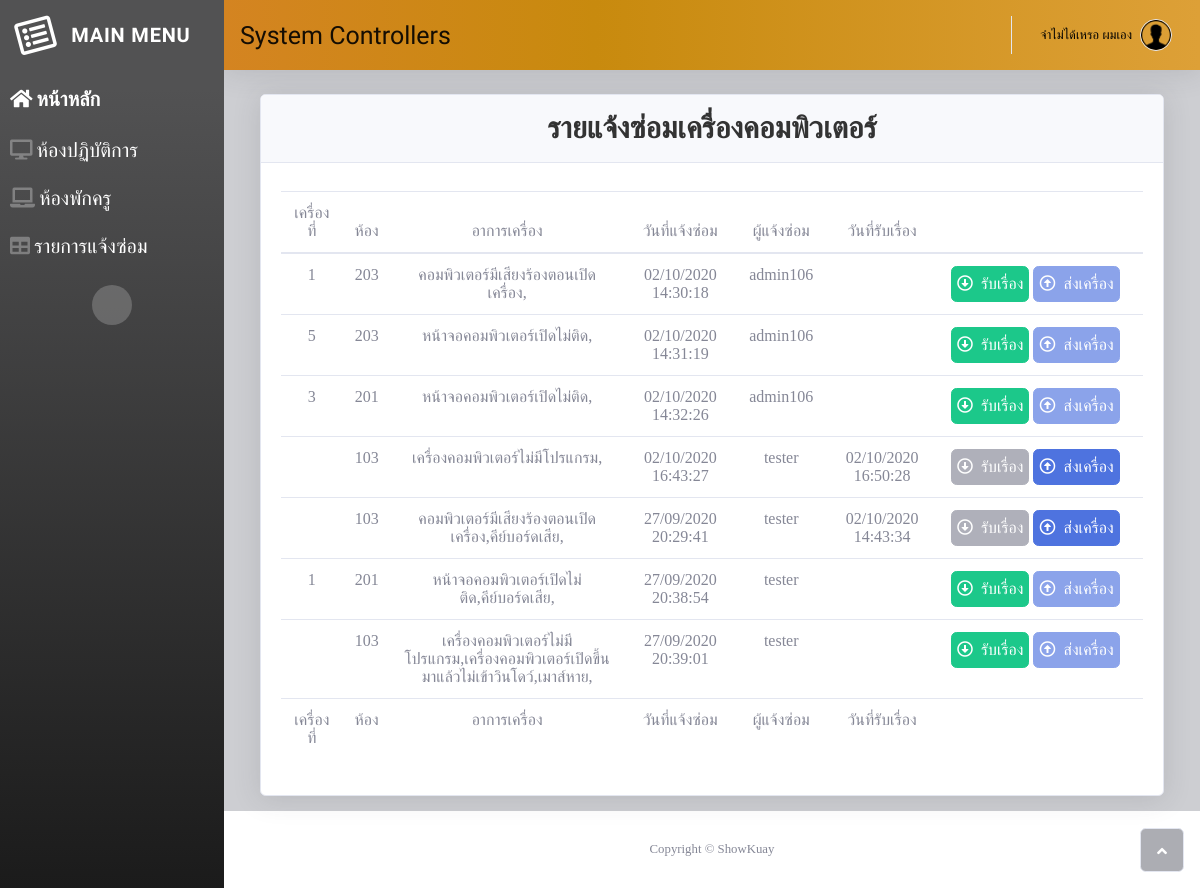
The page /admins/ (signed in) on the database as committed earlier.
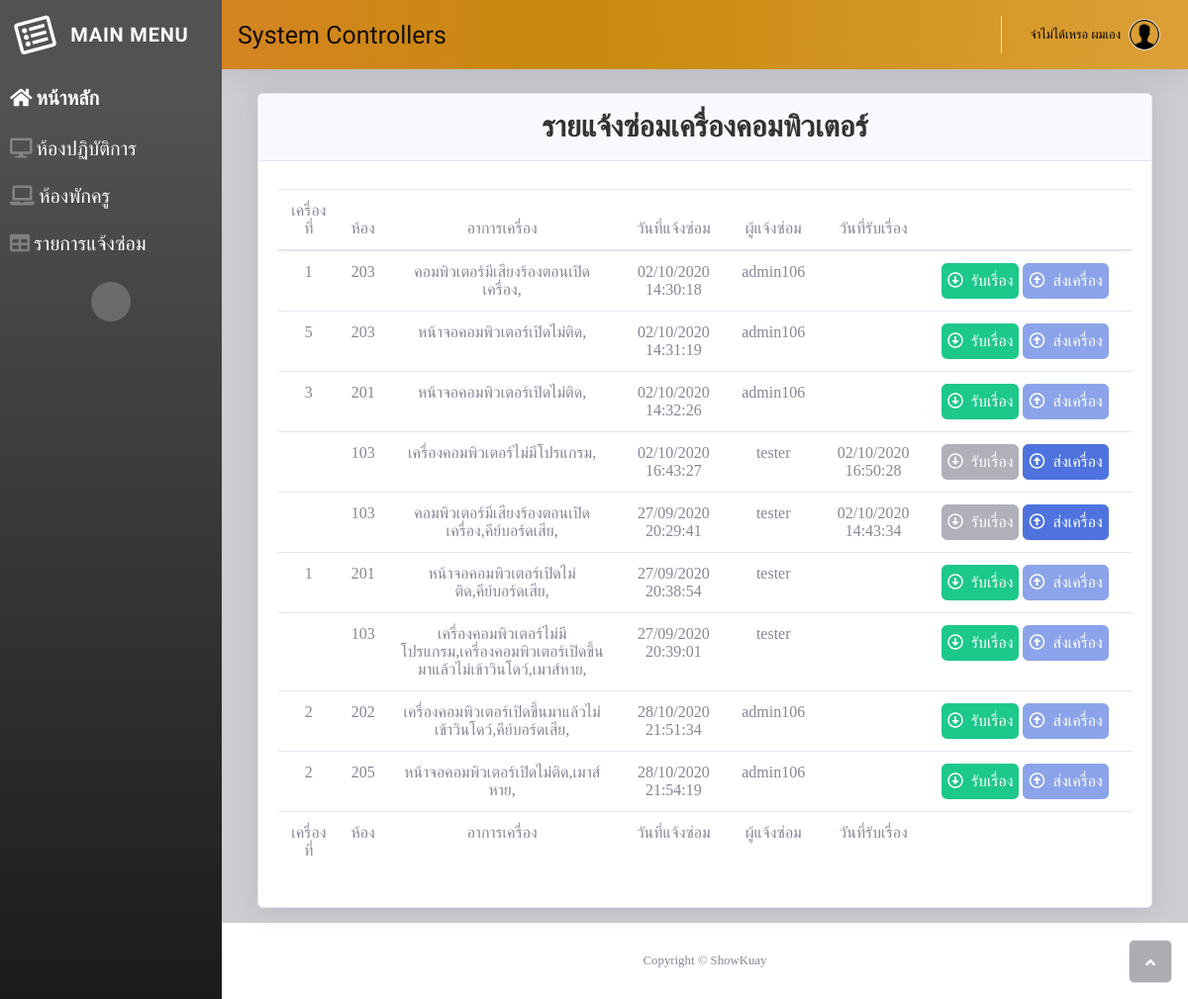
The same page on the database as committed later.
### ctrl/models.py (models this page shows, shortened)
class repair_cmpt(models.Model):
    class_room = models.CharField(max_length=255) #ห้องเรียน
    name_aj = models.CharField(max_length=255)
    slug_repair = models.SlugField(max_length=255) #ห้องที่ซ่อม
    No_cmpt = models.CharField(max_length=2) #หมายเลขเครื่อง
    img_cmpt = models.CharField(max_length=255) #รุปเครื่อง
    stat_cmpt = models.CharField(max_length=255) #สถานะเครื่อง
    detail_repair = models.TextField() #รายละเอียดแจ้งซ่อม
    date_report = models.CharField(max_length=255) #วันแจ้งซ่อม
    date_input = models.CharField(max_length=255) #วันรับเครื่อง
    date_output = models.CharField(max_length=255) #วันส่งเครื่อง
    user_report = models.CharField(max_length=255) #คนที่แจ้ง
    check_repair =models.TextField() #สาเหตุเครื่องเสีย
    repair = models.TextField() #สรุปการซ่อม

### ctrl/views.py (the view)
# urls.py: path('admins/',views.admins,name="admins"),
@login_required(login_url='/')
def admins(request):
    pc = repair_cmpt.objects.all()
    pc = repair_cmpt.objects.filter(stat_cmpt='กำลังดำเนินการ').order_by('date_report')
    return render(request,'admin.html',{'pcs':pc,})

### ctrl/templates/admin.html (shortened to what this page needs)
{% extends 'layout.html' %} {% block content %}
<div class="container-fluid">
    <div class="card shadow">
        <div class="card-header py-3">
            <p class="text-center text-primary m-0 font-weight-bold">รายแจ้งซ่อมเครื่องคอมพิวเตอร์</p>
        </div>
        <div class="card-body">
            <div class="table-responsive table mt-2" id="dataTable" role="grid" aria-describedby="dataTable_info">
                <table class="table dataTable my-0" id="tabledata" name="tabledata">
                    <thead>
                        <tr>
                            <th class="text-center">เครื่องที่</th>
                            <th class="text-center">ห้อง</th>
                            <th class="text-center">อาการเครื่อง</th>
                            <th class="text-center">วันที่แจ้งซ่อม</th>
                            <th class="text-center">ผู้แจ้งซ่อม</th>
                            <th class="text-center">วันที่รับเรื่อง</th>
                            <th></th>
                        </tr>
                    </thead>
                    <tbody>
                        {% for items in pcs %}
                        <tr>
                            <td class="text-center">{{items.No_cmpt}}</td>
                            <td class="text-center">{{items.class_room}}</td>
                            <td class="text-center">{{items.detail_repair}}</td>
                            <td class="text-center">{{items.date_report}}</td>
                            <td class="text-center">{{items.user_report}}</td>
                            <td class="text-center">{{items.date_input}}</td>
                            <td style="width:180px">
                                <div style="width:180px">
                                    {% if items.date_input == '' %}
                                    <a class="btn btn-success" href="{% url 'receive' items.id %}" style="padding:5px"><i
                                        class="far fa-arrow-alt-circle-down"></i>&nbsp; รับเรื่อง</a> {% else %}
                                    <a class="btn btn-secondary disabled" href="{% url 'receive' items.id %}" style="padding:5px;"><i
                                        class="far fa-arrow-alt-circle-down"></i>&nbsp; รับเรื่อง</a> {% endif %} {% if items.date_input == ''%}
                                    <a class="btn btn-primary disabled" href="{% url 'send' items.id %}" style="padding:5px"><i
                                        class="far fa-arrow-alt-circle-up"></i>&nbsp; ส่งเครื่อง</a> {% else %}
                                    <a class="btn btn-primary" href="{% url 'send' items.id %}" style="padding:5px"><i
                                        class="far fa-arrow-alt-circle-up"></i>&nbsp; ส่งเครื่อง</a> {% endif %}
                                </div>
                            </td>
                        </tr>
                        {% endfor %}
                    </tbody>
                    <tfoot>
                        <tr>
                            <th class="text-center">เครื่องที่</th>
                            <th class="text-center">ห้อง</th>
                            <th class="text-center">อาการเครื่อง</th>
                            <th class="text-center">วันที่แจ้งซ่อม</th>
                            <th class="text-center">ผู้แจ้งซ่อม</th>
                            <th class="text-center">วันที่รับเรื่อง</th>
                            <th></th>
                        </tr>
                    </tfoot>
                </table>
            </div>
        </div>
    </div>
</div>
{% endblock %}

### ctrl/templates/layout.html (shortened to what this page needs)
<!DOCTYPE html>
<html class="no-js">
<head>
    <link rel="stylesheet" href="/static/assets/bootstrap/css/bootstrap.min.css">
    <link rel="stylesheet" href="https://use.fontawesome.com/releases/v5.14.0/css/all.css">
    <link rel="stylesheet" href="https://use.fontawesome.com/releases/v5.14.0/css/v4-shims.css">
    <link rel="stylesheet" href="https://cdnjs.cloudflare.com/ajax/libs/font-awesome/5.14.0/css/all.min.css" />
    <link rel="stylesheet" href="/static/assets/fonts/fontawesome5-overrides.min.css">
    <link rel="stylesheet" href="/static/assets/css/styles.min.css">
</head>
<body id="page-top">
    <div id="wrapper">
        <nav class="navbar navbar-light align-items-start sidebar sidebar-dark accordion bg-gradient-primary p-0 "
            style="opacity: 1; ">
            <div class="container-fluid d-flex flex-column p-0">
                <a class="navbar-brand d-flex justify-content-center align-items-center sidebar-brand m-0" href="/index"
                    style="font-family: 'Bungee Inline', cursive;">
                    <div class="sidebar-brand-icon rotate-n-15"><i class="far fa-list-alt" style="font-size: 37px;"></i>
                    </div>
                    <div class="sidebar-brand-text mx-3"><span style="font-size: 20px;">Main Menu</span></div>
                </a>
                <ul class="nav navbar-nav text-light" id="accordionSidebar">
                    <li class="nav-item" role="presentation"><a class="nav-link text-white active" href="/index"
                            style="font-size: 25px;font-family: Nunito, sans-serif;padding: 10px;"><i
                                class="fas fa-home" style="font-size: 20px;"></i><span
                                style="font-size: 20px;">หน้าหลัก</span></a>
                        <a class="nav-link text-white" href="/pcstudent" style="font-size: 25px;padding: 10px;"><i
                                class="fas fa-desktop" style="font-size: 20px;"></i><span
                                style="font-size: 20px;padding-right: 0px;">ห้องปฏิบัติการ</span></a><a
                            class="nav-link text-white" href="/pcteacher" style="font-size: 25px;padding: 10px;"><i
                                class="fas fa-laptop" style="font-size: 20px;"></i><span
                                style="font-size: 20px;">ห้องพักครู</span></a>
                        {% if user.is_staff %}
                        <a class="nav-link text-white" href="/admins" style="font-size: 25px;padding: 10px;"><i
                                class="fas fa-table" style="font-size: 20px;"></i><span
                                style="font-size: 20px;padding-left: 0px;">รายการแจ้งซ่อม</span></a>
                        {% endif %}
                </ul>
                <div class="text-center d-none d-md-inline"><button class="btn rounded-circle border-0 fas"
                        id="sidebarToggle" type="button"></button></div>
            </div>
        </nav>
        <div class="d-flex flex-column" id="content-wrapper" style="background-color: rgb(205,206,210);">
            <div id="content">
                <nav class="navbar navbar-light navbar-expand bg-white shadow mb-4 topbar static-top bg-head-gradient">
                    <div class="container-fluid">
                        <a class="navbar-brand d-flex justify-content-center align-items-center sidebar-brand m-0 "
                            href="/index" style="font-family: 'Acme'; word-wrap: normal;">
                            <div class=""><span style="font-size: 25px;word-wrap: normal;">System Controllers</span>
                            </div>
                        </a>
                        <ul class="nav navbar-nav flex-nowrap ml-auto">
                            <li class="nav-item dropdown no-arrow" role="presentation">
                                <div class="nav-item dropdown no-arrow"><a class="dropdown-toggle nav-link"
                                        data-toggle="dropdown" aria-expanded="false" href="#"><span
                                            class="d-none d-lg-inline mr-2 text-gray-600 small">
                                            {% if user.is_authenticated %}
                                            {{user.first_name}} {{user.last_name}}
                                            {% else %}
                                                Username
                                            {% endif %}
                                            </span><img
                                            class="border rounded-circle img-profile"
                                            src="/static/assets/img/user.png?h=e22894f2c6b1efb51094e9936e0a433a"></a>
                                </div>
                            </li>
                        </ul>
                    </div>
                </nav>
                <div class="col-lg-12 col-xl-12">
                    {% block content %}
                    {% endblock %}
                </div>
            </div>
            <footer class="bg-white sticky-footer">
                <div class="container my-auto">
                    <div class="text-center my-auto copyright"><span>Copyright © ShowKuay</span></div>
                </div>
            </footer>
        </div><a class="border rounded d-inline scroll-to-top" href="#page-top"><i class="fas fa-angle-up"></i></a>
    </div>
</body>
</html>

Rows that differ between the two databases and show on the page:
now on this page (row edited): repair_cmpt: No_cmpt "2", class_room "202", detail_repair "เครื่องคอมพิวเตอร์เปิดขึ้นมาแล้วไม่เข้าวินโดว์,คีย์บอร์ดเสีย,", date_report "28/10/2020 21:51:34", user_report "admin106", date_input "รับเรื่อง"
now on this page (row edited): repair_cmpt: No_cmpt "2", class_room "205", detail_repair "หน้าจอคอมพิวเตอร์เปิดไม่ติด,เมาส์หาย,", date_report "28/10/2020 21:54:19", user_report "admin106", date_input "รับเรื่อง"
